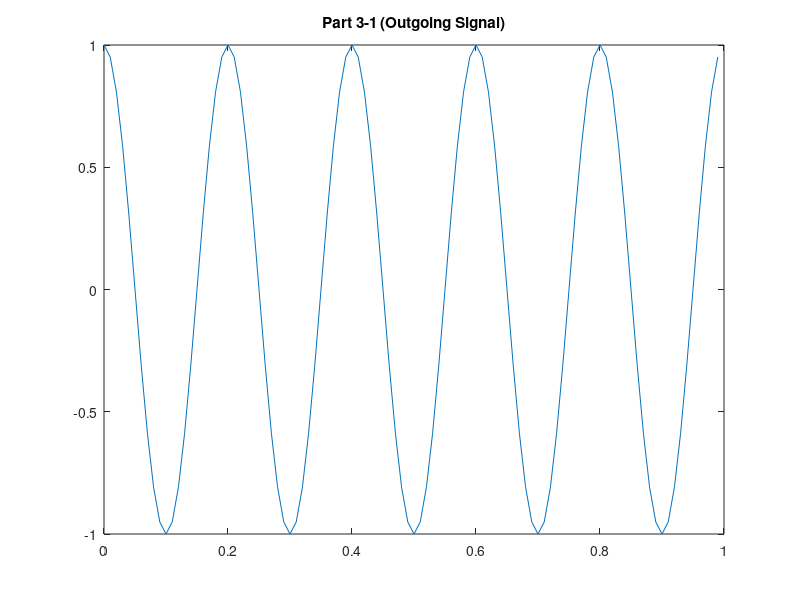

MATLAB code to generate this figure: (Note: this script raises an error after producing the figure.)
clear
clc
close all
T=1; %length of the sampling area
Alpha=0.5;
Beta=0.3;
R=250 *1e3;
V=180 /3.6;
C=3*1e8;
P=2/C;
t_d=P*R;
f_s=100; %sampling frequence
f_c=5;
f_d=Beta*V;
t_s=1/f_s; %Time-distance between two samples
N=T/t_s;
t_start=0;
t_end= 1;
t=t_start:t_s:t_end-t_s;
f=-f_s/2:f_s/N:f_s/2-f_s/N;

figure (1)
x_3 =cos(2*f_c*pi*t);
plot(t,x_3);
title("Part 3-1 (Outgoing Signal)")
subtitle("x_3 =cos(2*f_c*pi*t)")

figure (2)
y_3 =Alpha*cos(2*pi*(f_c + f_d)*(t-t_d));
plot(t,y_3);
title("Part 3-2 (Incoming Signal)")
subtitle("y_3 =Alpha*cos(2*pi*(f_c + f_d)*(t-t_d))")

figure (3)
f_new=f_d+f_c;
Phi_new=-2*pi*f_new*t_d;
y_F=fftshift(fft(y_3)); %Transforming to recieving signal to fourier form in frequence scale 
y_F=y_F/max(abs(y_F));
plot(f,abs(y_F));
[M,i]=max(y_F);
f_d_match=abs(f(i)) - f_c




